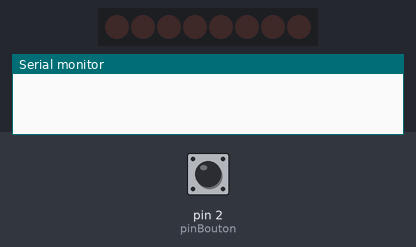
A sketch run on a simulated Arduino Uno, built with avr-gcc and run on an emulated ATmega328P. Parts: 8 shift-register outputs drawn as a row of LEDs (first output left, lit = HIGH), the last lines printed to the serial monitor. Wiring (inferred from the names in the program): shift register (74HC595): data pin 8; shift clock pin 10; latch pin 9. Wiring (inferred from the signals the program sends): row of LEDs: on Q0, Q1, Q2, Q3, Q4, Q5, Q6, Q7. The test bench sets the inputs (shaded band); at power-on: pin 2 (pinBouton) HIGH. Random numbers use the default seed unless the sketch sets one.

Above: at 1.2 s.
1.3 s: pin 2 (pinBouton) pulled LOW for 0.15 s
At 5.71 s:
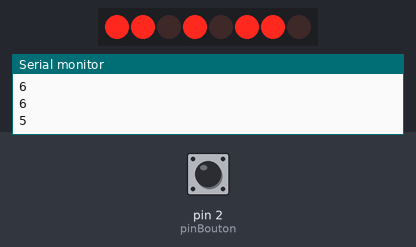
At 10.1 s:
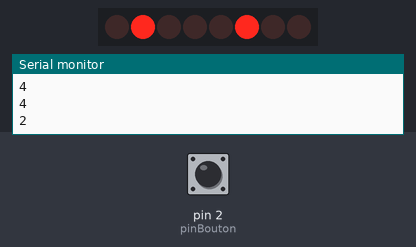
Timing chart, 0 to 10.4 s (numbered marks = the images above; inputs shaded):
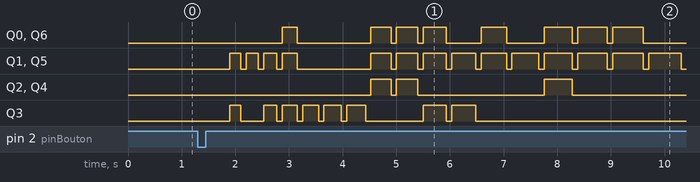

Measured:
- after the input at 1.3 s, Q0: LOW → HIGH after 1.6 s, → LOW 0.28 s later, → HIGH 1.4 s later, → LOW 0.38 s later, … (16 changes in this stretch); Q1: LOW → HIGH after 0.60 s, → LOW 0.20 s later, → HIGH 0.10 s later, → LOW 0.23 s later, … (28 changes in this stretch)

The sketch:

De6.ino
```cpp
//Arduino - Partie 2 Activité Dé

//variable des pins des leds
#define PIN_DS 8   //pin 14  75HC595
#define PIN_STCP 9  //pin 12  75HC595
#define PIN_SHCP 10 //pin 11  75HC595

//nombre de registre a decalage
#define numberOf74hc595 1

// nombre de pin du registre a decalage
#define numOfRegisterPins numberOf74hc595 * 8

boolean registers[numOfRegisterPins];


//Variable du pin du bouton
int pinBouton = 2;

//Tableau d'affichage des leds
boolean affichage[8][7]={
  //Haut Gauche, Haut Droite, Gauche, Centre, Droite, Bas Gauche, Bas Droite
  0,0,0,0,0,0,0,  // affichage 0
  0,0,0,1,0,0,0,  // affichage 1
  0,1,0,0,0,1,0,  // affichage 2
  0,1,0,1,0,1,0,  // affichage 3
  1,1,0,0,0,1,1,  // affichage 4
  1,1,0,1,0,1,1,  // affichage 5
  1,1,1,0,1,1,1,  // affichage 6
  1,1,1,1,1,1,1   // affichage 7
};
void setup() {
  pinMode(PIN_DS, OUTPUT);
  pinMode(PIN_STCP, OUTPUT);
  pinMode(PIN_SHCP, OUTPUT);
  pinMode(pinBouton,INPUT_PULLUP);
  clearRegisters();
  writeRegisters();
  Serial.begin(9600);
  randomSeed(analogRead(0)); //initialise la séquence aléatoire
  setZero(); //appel de la fonction setZero
}

// Mettre toutes les valeurs a 0 pour le resigtre
void clearRegisters(){
  for(int i = numOfRegisterPins - 1; i >=  0; i--){
     registers[i] = LOW;
  }
}

// affectation des valeurs engregistrés dans le tableau "registers" et application (visualisation) des valeurs a la fin
void writeRegisters(){

 // Tant que LOW les modifications ne seront pas affectés
  digitalWrite(PIN_STCP, LOW);

 // boucle pour affecter chaque pin des 74hc595
  for(int i = numOfRegisterPins - 1; i >=  0; i--){

    //doit etre a l'etat bas pour changer de colonne plus tard
    digitalWrite(PIN_SHCP, LOW);

    // recuperation de la valeur dans le tableau registers
    int val = registers[i];

    //affecte la valeur sur le pin DS correspondant a un pin du 74hc595
    digitalWrite(PIN_DS, val);
    //colonne suivante
    digitalWrite(PIN_SHCP, HIGH);

  }
  //applique toutes les valeurs au 74hc595
  digitalWrite(PIN_STCP, HIGH);

}

// enregistre une valeur pour un registre etat haut ou bas
void setRegisterPin(int index, int value){
  registers[index] = value;
}


void loop() {
  boolean etatBouton = digitalRead(pinBouton); //lecture de l'étar du bouton
  if (!etatBouton) //test si bouton appuyé
  {
    Serial.println("nouveau tirage");
    setZero(); //appel de la fonction set Zero
    delay(500);
    for(int i=200; i<700; i = i+25){
      //exctinction brève des LEDs (100ms)
      setZero(); //appel de la fonction setZero
      delay(100);
      int nbAlea = random(1,7); //tirage d'un nombre aléatoire
      allumage(nbAlea); //appel de la fonction d'allumage
      Serial.println(nbAlea); //vue du tirage sur la console
      delay(i); //temporisation
    }
  }
}

//fonction pour éteindre tout les leds
void setZero(){
  allumage(0);  //appel de la fonction d'allumage
}

//fonction pour allumer les led en fonction du nombre mis en paramètre
void allumage(int res){
  //boucle pour chaque pin sur la ligne du tableau mis en paramètre de la fonction
  for (int p=0;p<7;p++)
  {
    //res = ligne du tableau
    //p = colonne du tableau
    //etat c'est la led doit etre allumée ou pas
    boolean etat = affichage[res][p];
    //si etat = 0 la led est éteinte, si etat = 1 la led est allumée
    setRegisterPin(p,etat);
  }
  writeRegisters();
}
```
